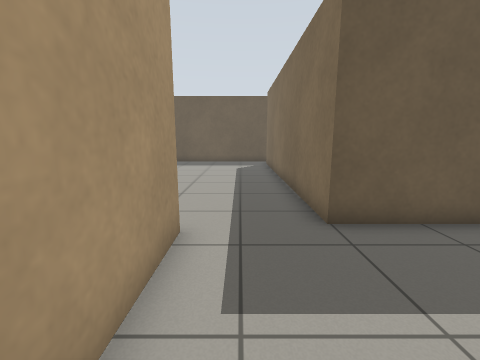
[1] (above)

16 first-person views from a walk through a Gazebo world. The camera is 0.94 m above the floor, tilts 10° down and sees 90° across. The floor is counted in squares, 0.5 m on a side. Each view is taken from the middle of a square. On the plan, view 1 faces up. The plan holds only what a view shows up to about 15 squares ahead; the rest is blank.

[2]
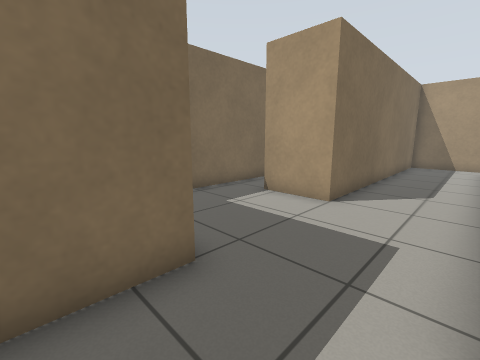

[3]
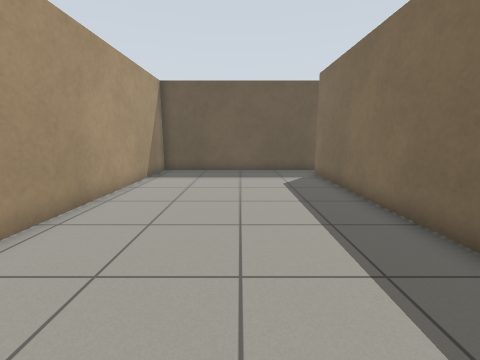

[4]
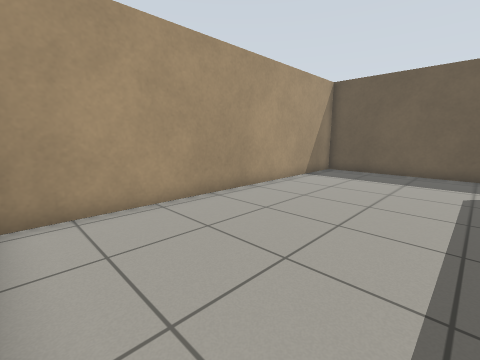

[5]
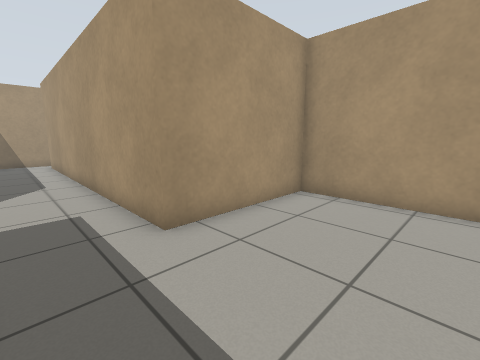

[6]
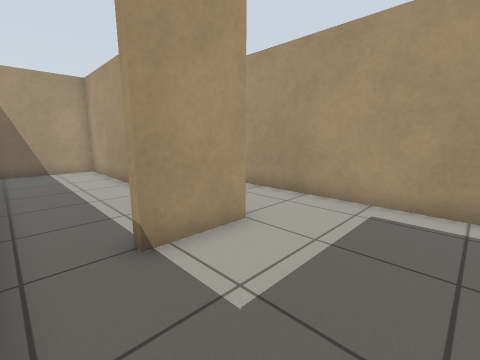

[7]
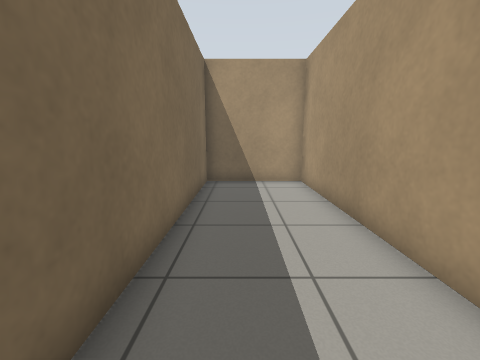

[8]
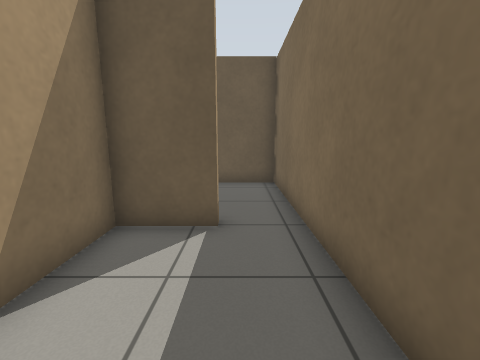

[9]
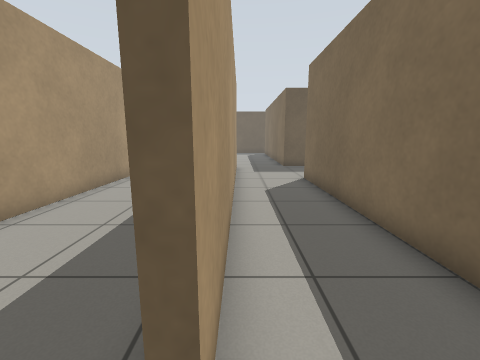

[10]
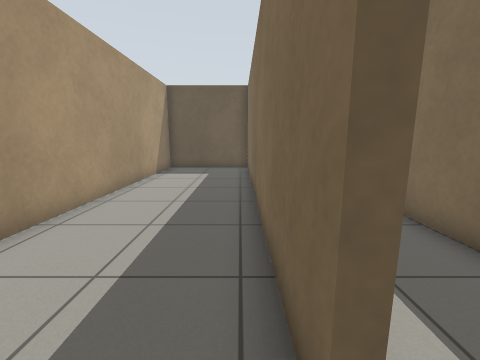

[11]
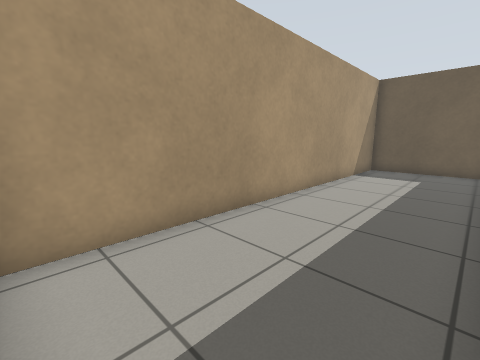

[12]
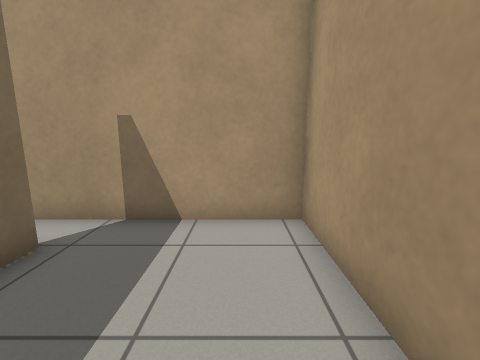

[13]
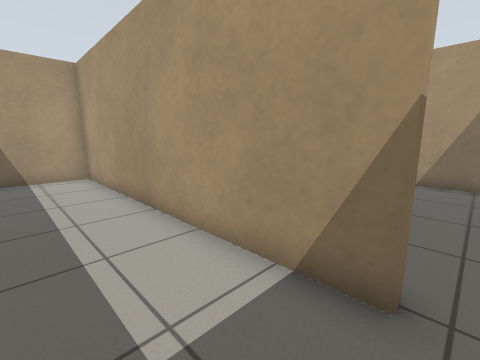

[14]
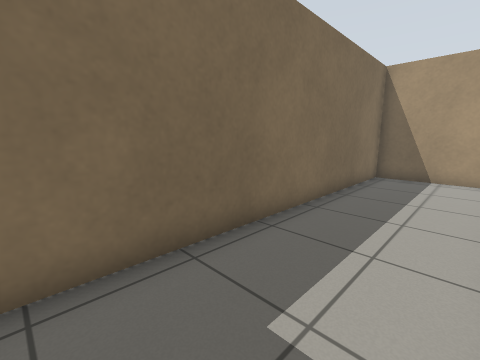

[15]
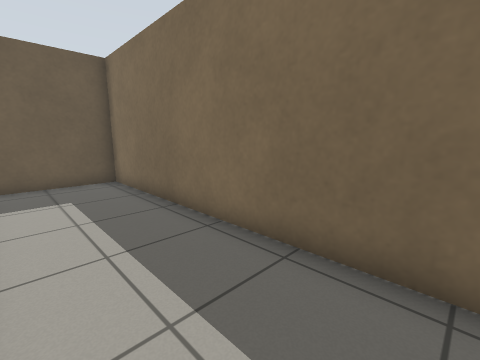

[16]
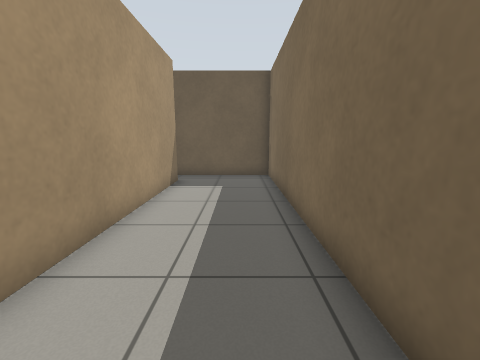

### Floor plan
Points are (right, up) in squares from view 1. A wall is a line through its corners. A room is listed if a view was taken in it or the views show most of it. See-through windows are left out.
Room 1 (views 1, 6)
walls: (6.5, -0.6) (6.5, 5.1) (1.9, 5.1); (-1.2, 4.6) (-1.2, -9.9); (-0.5, -11.3) (1.9, -11.3) (1.9, 0.2) (4.6, 0.2)
ways out: opening at (0.5, 5) to room 2; opening at (5.5, 0) to room 3; opening at (-1, -10.5) to room 4
Room 2 (views 2, 3, 4, 5)
walls: (1.9, 5.1) (1.9, 17.6); (2.5, 19) (-6.4, 19) (-6.4, 4.6) (-1.2, 4.6)
ways out: opening at (0.5, 5) to room 1; opening at (2, 18) to room 5
Room 3 (views 7, 8)
walls: (4.6, -0.1) (2.2, -0.1) (2.2, -11.3) (6.5, -11.3) (6.5, -0.6)
ways out: opening at (5.5, 0) to room 1
Room 4 (views 9, 10, 11, 12)
walls: (-1.2, -9.9) (-1.5, -9.9) (-1.5, 3.9); (-1.5, 4.3) (-6.4, 4.3) (-6.4, -11.3) (-0.5, -11.3)
ways out: opening at (-1, -10.5) to room 1
Room 5 (views 13, 14, 15, 16)
walls: (2.2, 17.6) (2.2, 5.4) (6.5, 5.4); (6.5, 5.1) (6.5, 19) (2.5, 19)
ways out: opening at (2, 18) to room 2

Where each view was taken, in squares from view 1:
view 1: 0 up, 0 right, facing up
view 2: 7 up, 1 left, facing down-right
view 3: 5 up, 2 left, facing up
view 4: 5 up, 0 right, facing up-left
view 5: 9 up, 1 right, facing down-left
view 6: 4 up, 6 right, facing down-left
view 7: 1 down, 5 right, facing down
view 8: 5 down, 5 right, facing up
view 9: 11 down, 1 left, facing up
view 10: 11 down, 2 left, facing up
view 11: 11 down, 2 left, facing up-left
view 12: 6 down, 5 left, facing down
view 13: 18 up, 5 right, facing down-left
view 14: 18 up, 3 right, facing down-right
view 15: 8 up, 3 right, facing up-right
view 16: 7 up, 5 right, facing up
